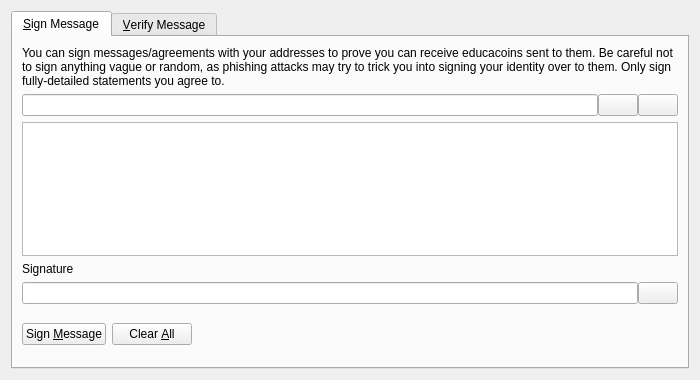
<?xml version="1.0" encoding="UTF-8"?>
<ui version="4.0">
 <class>SignVerifyMessageDialog</class>
 <widget class="QDialog" name="SignVerifyMessageDialog">
  <property name="geometry">
   <rect>
    <x>0</x>
    <y>0</y>
    <width>700</width>
    <height>380</height>
   </rect>
  </property>
  <property name="windowTitle">
   <string>Signatures - Sign / Verify a Message</string>
  </property>
  <property name="modal">
   <bool>true</bool>
  </property>
  <layout class="QVBoxLayout" name="verticalLayout">
   <item>
    <widget class="QTabWidget" name="tabWidget">
     <property name="currentIndex">
      <number>0</number>
     </property>
     <widget class="QWidget" name="tabSignMessage">
      <attribute name="title">
       <string>&amp;Sign Message</string>
      </attribute>
      <layout class="QVBoxLayout" name="verticalLayout_SM">
       <item>
        <widget class="QLabel" name="infoLabel_SM">
         <property name="text">
          <string>You can sign messages/agreements with your addresses to prove you can receive educacoins sent to them. Be careful not to sign anything vague or random, as phishing attacks may try to trick you into signing your identity over to them. Only sign fully-detailed statements you agree to.</string>
         </property>
         <property name="textFormat">
          <enum>Qt::PlainText</enum>
         </property>
         <property name="wordWrap">
          <bool>true</bool>
         </property>
        </widget>
       </item>
       <item>
        <layout class="QHBoxLayout" name="horizontalLayout_1_SM">
         <property name="spacing">
          <number>0</number>
         </property>
         <item>
          <widget class="QValidatedLineEdit" name="addressIn_SM">
           <property name="toolTip">
            <string>The Educacoin address to sign the message with</string>
           </property>
          </widget>
         </item>
         <item>
          <widget class="QPushButton" name="addressBookButton_SM">
           <property name="toolTip">
            <string>Choose previously used address</string>
           </property>
           <property name="text">
            <string/>
           </property>
           <property name="icon">
            <iconset resource="../bitcoin.qrc">
             <normaloff>:/icons/address-book</normaloff>:/icons/address-book</iconset>
           </property>
           <property name="shortcut">
            <string>Alt+A</string>
           </property>
           <property name="autoDefault">
            <bool>false</bool>
           </property>
          </widget>
         </item>
         <item>
          <widget class="QPushButton" name="pasteButton_SM">
           <property name="toolTip">
            <string>Paste address from clipboard</string>
           </property>
           <property name="text">
            <string/>
           </property>
           <property name="icon">
            <iconset resource="../bitcoin.qrc">
             <normaloff>:/icons/editpaste</normaloff>:/icons/editpaste</iconset>
           </property>
           <property name="shortcut">
            <string>Alt+P</string>
           </property>
           <property name="autoDefault">
            <bool>false</bool>
           </property>
          </widget>
         </item>
        </layout>
       </item>
       <item>
        <widget class="QPlainTextEdit" name="messageIn_SM">
         <property name="toolTip">
          <string>Enter the message you want to sign here</string>
         </property>
        </widget>
       </item>
       <item>
        <widget class="QLabel" name="signatureLabel_SM">
         <property name="text">
          <string>Signature</string>
         </property>
         <property name="textFormat">
          <enum>Qt::PlainText</enum>
         </property>
        </widget>
       </item>
       <item>
        <layout class="QHBoxLayout" name="horizontalLayout_2_SM">
         <property name="spacing">
          <number>0</number>
         </property>
         <item>
          <widget class="QLineEdit" name="signatureOut_SM">
           <property name="font">
            <font>
             <italic>true</italic>
            </font>
           </property>
           <property name="readOnly">
            <bool>true</bool>
           </property>
          </widget>
         </item>
         <item>
          <widget class="QPushButton" name="copySignatureButton_SM">
           <property name="toolTip">
            <string>Copy the current signature to the system clipboard</string>
           </property>
           <property name="text">
            <string/>
           </property>
           <property name="icon">
            <iconset resource="../bitcoin.qrc">
             <normaloff>:/icons/editcopy</normaloff>:/icons/editcopy</iconset>
           </property>
           <property name="autoDefault">
            <bool>false</bool>
           </property>
          </widget>
         </item>
        </layout>
       </item>
       <item>
        <layout class="QHBoxLayout" name="horizontalLayout_3_SM">
         <item>
          <widget class="QPushButton" name="signMessageButton_SM">
           <property name="toolTip">
            <string>Sign the message to prove you own this Educacoin address</string>
           </property>
           <property name="text">
            <string>Sign &amp;Message</string>
           </property>
           <property name="icon">
            <iconset resource="../bitcoin.qrc">
             <normaloff>:/icons/edit</normaloff>:/icons/edit</iconset>
           </property>
           <property name="autoDefault">
            <bool>false</bool>
           </property>
          </widget>
         </item>
         <item>
          <widget class="QPushButton" name="clearButton_SM">
           <property name="toolTip">
            <string>Reset all sign message fields</string>
           </property>
           <property name="text">
            <string>Clear &amp;All</string>
           </property>
           <property name="icon">
            <iconset resource="../bitcoin.qrc">
             <normaloff>:/icons/remove</normaloff>:/icons/remove</iconset>
           </property>
           <property name="autoDefault">
            <bool>false</bool>
           </property>
          </widget>
         </item>
         <item>
          <spacer name="horizontalSpacer_1_SM">
           <property name="orientation">
            <enum>Qt::Horizontal</enum>
           </property>
           <property name="sizeHint" stdset="0">
            <size>
             <width>40</width>
             <height>48</height>
            </size>
           </property>
          </spacer>
         </item>
         <item>
          <widget class="QLabel" name="statusLabel_SM">
           <property name="font">
            <font>
             <weight>75</weight>
             <bold>true</bold>
            </font>
           </property>
           <property name="text">
            <string/>
           </property>
           <property name="wordWrap">
            <bool>true</bool>
           </property>
          </widget>
         </item>
         <item>
          <spacer name="horizontalSpacer_2_SM">
           <property name="orientation">
            <enum>Qt::Horizontal</enum>
           </property>
           <property name="sizeHint" stdset="0">
            <size>
             <width>40</width>
             <height>48</height>
            </size>
           </property>
          </spacer>
         </item>
        </layout>
       </item>
      </layout>
     </widget>
     <widget class="QWidget" name="tabVerifyMessage">
      <attribute name="title">
       <string>&amp;Verify Message</string>
      </attribute>
      <layout class="QVBoxLayout" name="verticalLayout_VM">
       <item>
        <widget class="QLabel" name="infoLabel_VM">
         <property name="text">
          <string>Enter the receiver's address, message (ensure you copy line breaks, spaces, tabs, etc. exactly) and signature below to verify the message. Be careful not to read more into the signature than what is in the signed message itself, to avoid being tricked by a man-in-the-middle attack. Note that this only proves the signing party receives with the address, it cannot prove sendership of any transaction!</string>
         </property>
         <property name="textFormat">
          <enum>Qt::PlainText</enum>
         </property>
         <property name="alignment">
          <set>Qt::AlignLeading|Qt::AlignLeft|Qt::AlignTop</set>
         </property>
         <property name="wordWrap">
          <bool>true</bool>
         </property>
        </widget>
       </item>
       <item>
        <layout class="QHBoxLayout" name="horizontalLayout_1_VM">
         <property name="spacing">
          <number>0</number>
         </property>
         <item>
          <widget class="QValidatedLineEdit" name="addressIn_VM">
           <property name="toolTip">
            <string>The Educacoin address the message was signed with</string>
           </property>
          </widget>
         </item>
         <item>
          <widget class="QPushButton" name="addressBookButton_VM">
           <property name="toolTip">
            <string>Choose previously used address</string>
           </property>
           <property name="text">
            <string/>
           </property>
           <property name="icon">
            <iconset resource="../bitcoin.qrc">
             <normaloff>:/icons/address-book</normaloff>:/icons/address-book</iconset>
           </property>
           <property name="shortcut">
            <string>Alt+A</string>
           </property>
           <property name="autoDefault">
            <bool>false</bool>
           </property>
          </widget>
         </item>
        </layout>
       </item>
       <item>
        <widget class="QPlainTextEdit" name="messageIn_VM"/>
       </item>
       <item>
        <widget class="QValidatedLineEdit" name="signatureIn_VM"/>
       </item>
       <item>
        <layout class="QHBoxLayout" name="horizontalLayout_2_VM">
         <item>
          <widget class="QPushButton" name="verifyMessageButton_VM">
           <property name="toolTip">
            <string>Verify the message to ensure it was signed with the specified Educacoin address</string>
           </property>
           <property name="text">
            <string>Verify &amp;Message</string>
           </property>
           <property name="icon">
            <iconset resource="../bitcoin.qrc">
             <normaloff>:/icons/transaction_0</normaloff>:/icons/transaction_0</iconset>
           </property>
           <property name="autoDefault">
            <bool>false</bool>
           </property>
          </widget>
         </item>
         <item>
          <widget class="QPushButton" name="clearButton_VM">
           <property name="toolTip">
            <string>Reset all verify message fields</string>
           </property>
           <property name="text">
            <string>Clear &amp;All</string>
           </property>
           <property name="icon">
            <iconset resource="../bitcoin.qrc">
             <normaloff>:/icons/remove</normaloff>:/icons/remove</iconset>
           </property>
           <property name="autoDefault">
            <bool>false</bool>
           </property>
          </widget>
         </item>
         <item>
          <spacer name="horizontalSpacer_1_VM">
           <property name="orientation">
            <enum>Qt::Horizontal</enum>
           </property>
           <property name="sizeHint" stdset="0">
            <size>
             <width>40</width>
             <height>48</height>
            </size>
           </property>
          </spacer>
         </item>
         <item>
          <widget class="QLabel" name="statusLabel_VM">
           <property name="font">
            <font>
             <weight>75</weight>
             <bold>true</bold>
            </font>
           </property>
           <property name="text">
            <string/>
           </property>
           <property name="wordWrap">
            <bool>true</bool>
           </property>
          </widget>
         </item>
         <item>
          <spacer name="horizontalSpacer_2_VM">
           <property name="orientation">
            <enum>Qt::Horizontal</enum>
           </property>
           <property name="sizeHint" stdset="0">
            <size>
             <width>40</width>
             <height>48</height>
            </size>
           </property>
          </spacer>
         </item>
        </layout>
       </item>
      </layout>
     </widget>
    </widget>
   </item>
  </layout>
 </widget>
 <customwidgets>
  <customwidget>
   <class>QValidatedLineEdit</class>
   <extends>QLineEdit</extends>
   <header>qt/qvalidatedlineedit.h</header>
  </customwidget>
 </customwidgets>
 <resources>
  <include location="../bitcoin.qrc"/>
 </resources>
 <connections/>
</ui>
